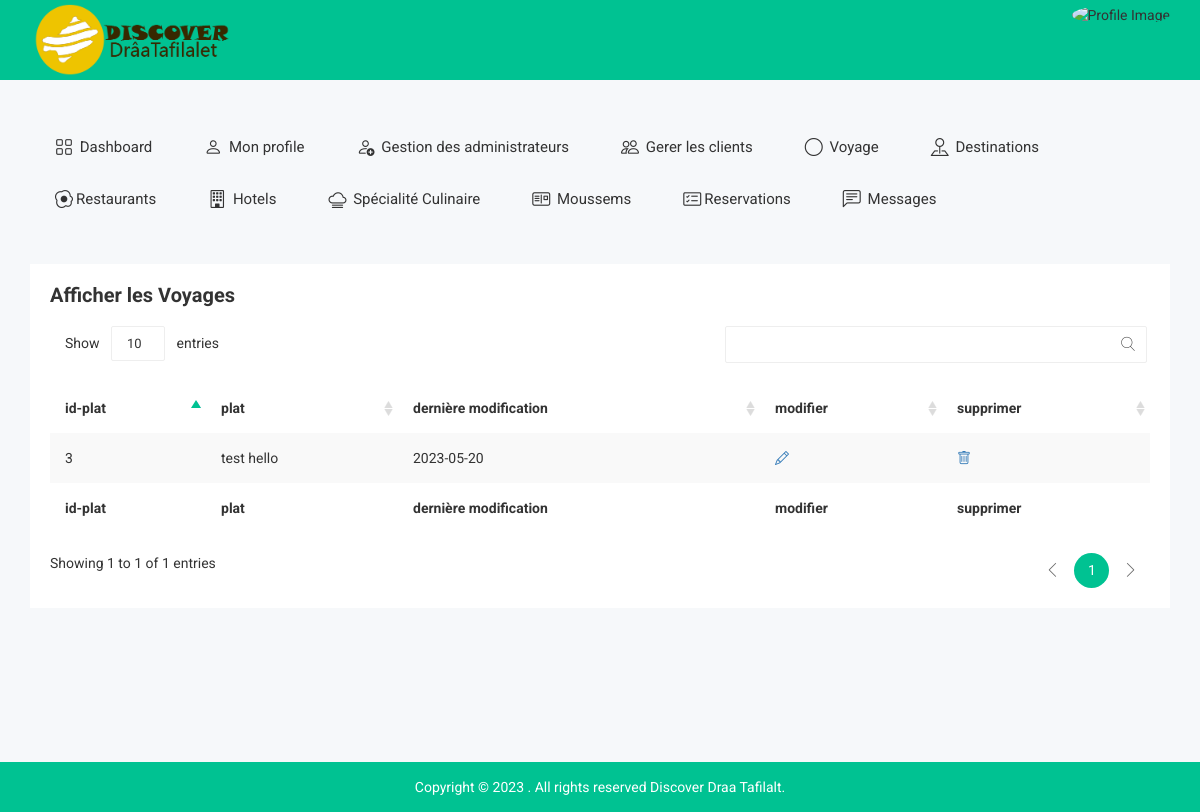
Page /affiche-plat.php (signed in) on the committed database.
### tables this page shows
CREATE TABLE `plat` (
  `id-plat` int(11) NOT NULL,
  `nom` varchar(100) NOT NULL,
  `description` varchar(1000) NOT NULL,
  `img1` varchar(255) NOT NULL,
  `img2` varchar(255) NOT NULL,
  `img3` varchar(255) NOT NULL,
  `date-add` date NOT NULL
);

### affiche-plat.php (the view, shortened to what this page needs)
<?php
include 'connection.php';
$sql = 'SELECT *
		FROM plat';
 $statement = $pdo->query($sql);
 $publishers = $statement->fetchAll(PDO::FETCH_ASSOC);
?>
<!doctype html>
<html class="no-js" lang="">
<head>
    <link rel="stylesheet" href="https://cdn.jsdelivr.net/npm/bootstrap-icons@1.10.5/font/bootstrap-icons.css">
        <link rel="stylesheet" href="css/bootstrap.min.css">
        <link rel="stylesheet" href="css/bootstrap/bootstrap.min.css">
        <link rel="stylesheet" href="css/font-awesome.min.css">
        <link rel="stylesheet" href="css/owl.carousel.css">
        <link rel="stylesheet" href="css/owl.theme.css">
        <link rel="stylesheet" href="css/owl.transitions.css">
        <link rel="stylesheet" href="css/meanmenu/meanmenu.min.css">
        <link rel="stylesheet" href="css/animate.css">
        <link rel="stylesheet" href="css/normalize.css">
        <link rel="stylesheet" href="css/wave/waves.min.css">
        <link rel="stylesheet" href="css/wave/button.css">
        <link rel="stylesheet" href="css/scrollbar/jquery.mCustomScrollbar.min.css">
        <link rel="stylesheet" href="css/notika-custom-icon.css">
        <link rel="stylesheet" href="css/jquery.dataTables.min.css">
        <link rel="stylesheet" href="css/main.css">
        <link rel="stylesheet" href="style.css">
        <link rel="stylesheet" href="css/responsive.css">
</head>
<body>
    <?php include 'tophead.php' ?>
    <div class="main-menu-area mg-tb-40">
    </div>
    <div class="notika-status-area">
        <div class="container">
            <div class="row">
                <div class="col-lg-12 col-md-12 col-sm-12 col-xs-12">
                    <div class="data-table-list">
                        <div class="basic-tb-hd">
                            <h2>Afficher les Voyages</h2>
                        </div>
                        <div class="table-responsive">
                            <table id="data-table-basic" class="table table-striped">
                                <thead>
                                    <tr>
                                        <th>id-plat</th>
                                        <th>plat</th>
                                        <th>dernière modification</th>
                                        <th>modifier</th>
                                        <th>supprimer</th>
                                    </tr>
                                </thead>
                                <tbody>
                                <?php
                                if ($publishers) {
                                    foreach ($publishers as $publisher) {?>
                                    <tr>
                                        <td><?php  echo $publisher['id-plat'] ?></td>
                                        <td><?php  echo $publisher['nom'] ?></td>
                                        <td><?php  echo $publisher['date-add'] ?></td>
                                        <td><a href="update-plat.php?modi=<?php echo $publisher['id-plat'] ?>"> <i class="bi bi-pencil"></i></a></td>
                                        <td><a href="delete-plat.php?id=<?php echo $publisher['id-plat'] ?>"><i class="bi bi-trash"></i></a></td>
                                    </tr>
                               <?php }}
                                ?>
                                </tbody>
                                <tfoot>
                                    <tr>
                                    <th>id-plat</th>
                                        <th>plat</th>
                                        <th>dernière modification</th>
                                        <th>modifier</th>
                                        <th>supprimer</th>
                                    </tr>
                                </tfoot>
                            </table>
                        </div>
                    </div>
                </div>
            </div>
        </div>
    </div>
    <div class="footer-copyright-area">
        <div class="container">
            <div class="row">
                <div class="col-lg-12 col-md-12 col-sm-12 col-xs-12">
                    <div class="footer-copy-right">
                        <p>Copyright © 2023
. All rights reserved Discover Draa Tafilalt.</p>
                    </div>
                </div>
            </div>
        </div>
    </div>
</body>
</html>

### css/main.css (style rules this page uses)
html { color: #222; font-size: 1em; line-height: 1.4; }

### rows in the picture
plat: value "3", nom "test hello", value "2023-05-20"
